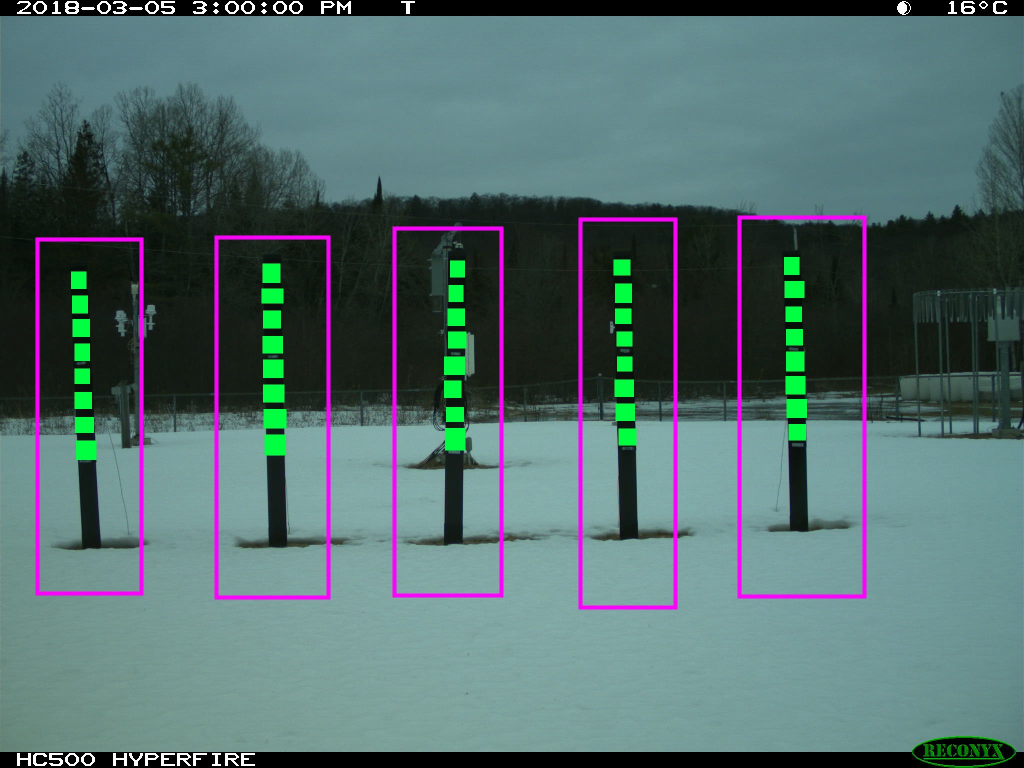
#> input picture IMG_0001.JPG, 2048 x 1536 px (shown at 1/2 size); its folder holds only this picture in this run
$ python preview_HSV.py
#> lines starting #> are read from the running program, lines starting #| are printed output that depends on the picture; after the words box and inside, x2 and y2 are one past the last pixel; in counts of white or black regions, pixels touching at a corner belong together
# import necessary modules
import cv2
import numpy as np
from matplotlib import pyplot as plt
import Tkinter as tk
import tkFileDialog

def nothing(x):
	pass

# select image file
root = tk.Tk()
root.withdraw()
filename = tkFileDialog.askopenfilename(initialdir = "/",title = "Select image",filetypes = (("jpeg files","*.jpg"),("all files","*.*")))
#> the answer given: IMG_0001.JPG

# open slider window
cv2.namedWindow("HSV Sliders")
cv2.resizeWindow("HSV Sliders", 500, 350)

# open comparison window
cv2.namedWindow("Comparison", cv2.WINDOW_NORMAL)

# create trackbars
cv2.createTrackbar("Hue 1", "HSV Sliders", 0, 180, nothing)
cv2.createTrackbar("Sat 1", "HSV Sliders", 0, 255, nothing)
cv2.createTrackbar("Val 1", "HSV Sliders", 0, 255, nothing)
cv2.createTrackbar("Hue 2", "HSV Sliders", 0, 180, nothing)
cv2.createTrackbar("Sat 2", "HSV Sliders", 0, 255, nothing)
cv2.createTrackbar("Val 2", "HSV Sliders", 0, 255, nothing)

# open image
img = cv2.imread(filename)
#> img is the input picture: shape (1536, 2048, 3); mean B, G, R 108.6, 108.2, 83.7

# resize image to 1/4 of original size
img = cv2.resize(img, (0,0), None, 0.25, 0.25)
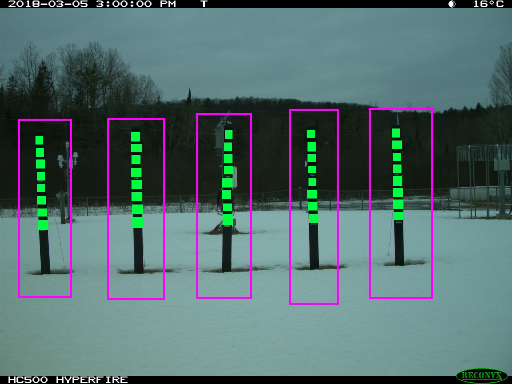
#> img: shape (384, 512, 3); mean B, G, R 108.7, 108.3, 83.8

# repeat until user exits
while(1):
	# get tracker positions
	h1 = cv2.getTrackbarPos("Hue 1", "HSV Sliders")
	h2 = cv2.getTrackbarPos("Hue 2", "HSV Sliders")
	s1 = cv2.getTrackbarPos("Sat 1", "HSV Sliders")
	s2 = cv2.getTrackbarPos("Sat 2", "HSV Sliders")
	v1 = cv2.getTrackbarPos("Val 1", "HSV Sliders")
	v2 = cv2.getTrackbarPos("Val 2", "HSV Sliders")

	# convert image to HSV
	hsv = cv2.cvtColor(img, cv2.COLOR_BGR2HSV)
#> hsv: shape (384, 512, 3); mean H, S, V 81, 77, 115.4

	# apply HSV mask
	mask = cv2.inRange(hsv, np.array([h1, s1, v1]), np.array([h2, s2, v2]))
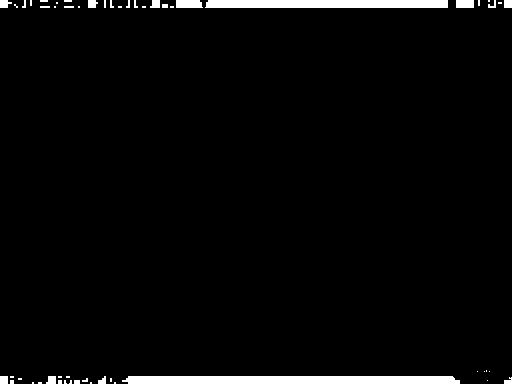
#> mask: shape (384, 512); 3% white; 54 white regions (33 under 20 px), largest, box (x1, y1, x2, y2) and area: (122, 376, 460, 384) 2649, (205, 0, 448, 8) 1933, (176, 0, 203, 8) 205
	mask = cv2.cvtColor(mask, cv2.COLOR_GRAY2BGR)

	# create horizontal stack
	numpy_horizontal = np.hstack((img, mask))
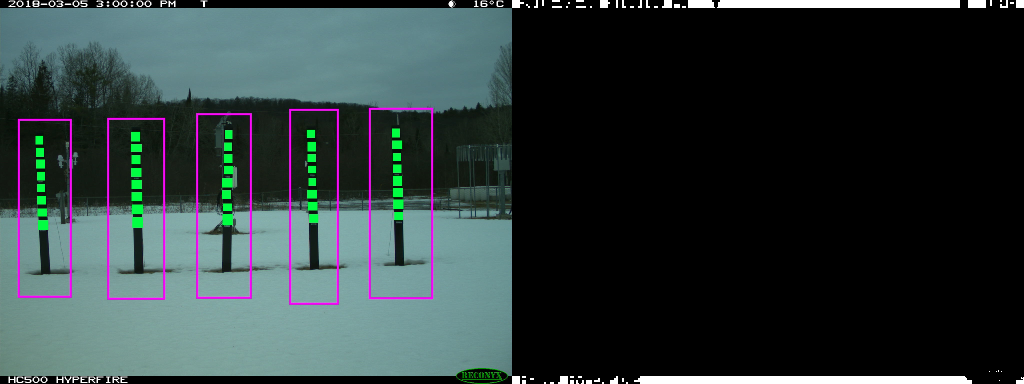
#> numpy_horizontal: shape (384, 1024, 3); mean B, G, R 58.2, 58, 45.7

	# display image to user
	cv2.imshow("Comparison", numpy_horizontal)

	# exit when user presses esc
	k = cv2.waitKey(1) & 0xFF
#> (key Esc is pressed here)
	if k == ord('m'):
		mode = not mode
	elif k == 27:
		break

# close all windows on exit
cv2.destroyAllWindows()

$ run again, on IMG_Template.JPG
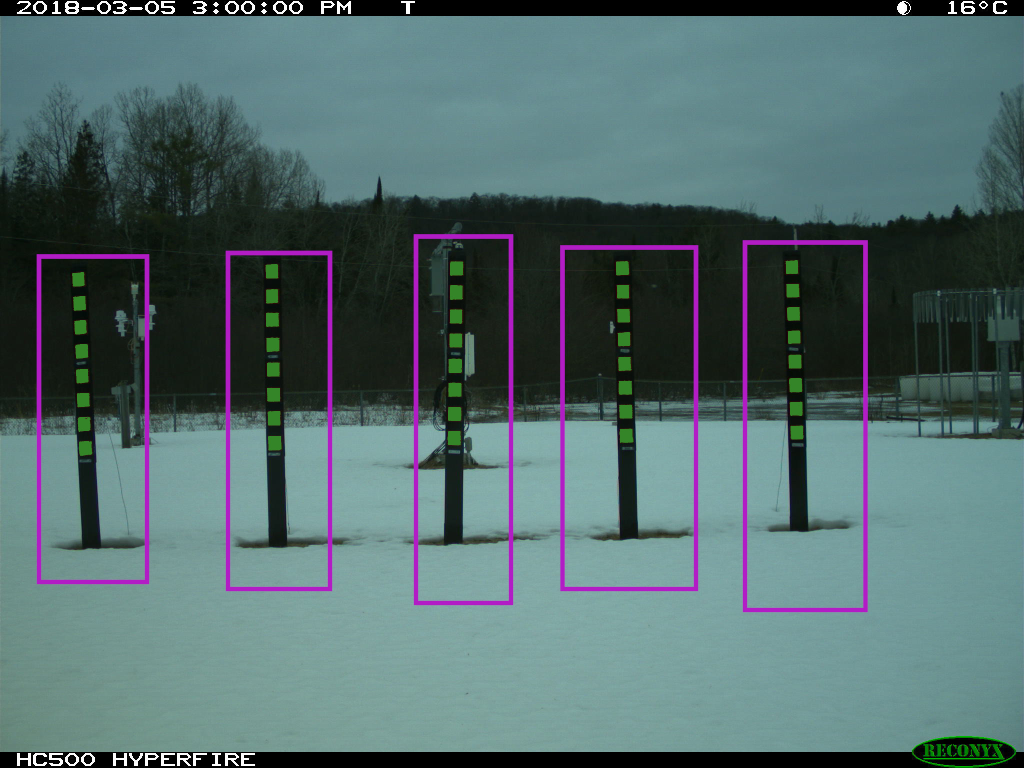
#> input picture IMG_Template.JPG, 2048 x 1536 px (shown at 1/2 size)
#> img is the input picture: shape (1536, 2048, 3); mean B, G, R 106.9, 106, 82.6
#> `img = cv2.resize(img, (0,0), None, 0.25, 0.25)`:
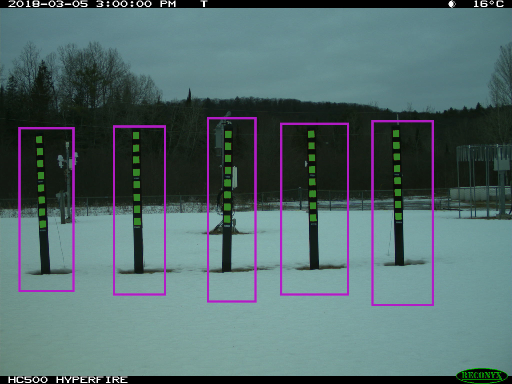
#> img: shape (384, 512, 3); mean B, G, R 107.1, 106.1, 82.8
#> hsv: shape (384, 512, 3); mean H, S, V 80.3, 74, 111.6
#> `numpy_horizontal = np.hstack((img, mask))`:
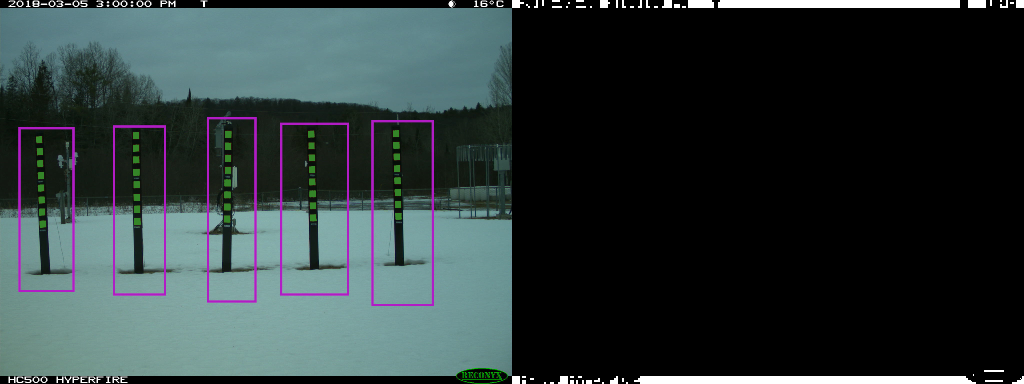
#> numpy_horizontal: shape (384, 1024, 3); mean B, G, R 57.4, 56.9, 45.3

$ run again, on MFDC3594.JPG
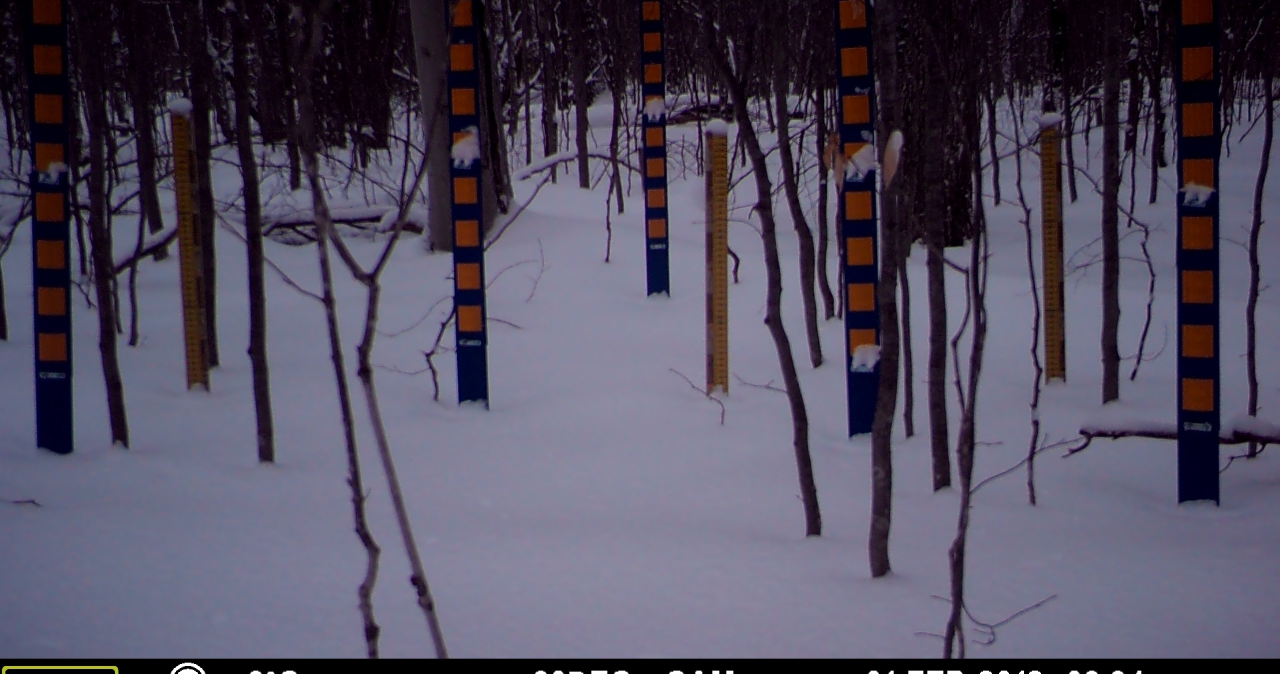
#> input picture MFDC3594.JPG, 3840 x 2020 px (shown at 1/3 size)
#> img is the input picture: shape (2020, 3840, 3); mean B, G, R 95.6, 77.1, 82.5
#> img: shape (505, 960, 3)
#> hsv: shape (505, 960, 3); mean H, S, V 120.9, 90.1, 98.3
#> `mask = cv2.inRange(hsv, np.array([h1, s1, v1]), np.array([h2, s2, v2]))`:
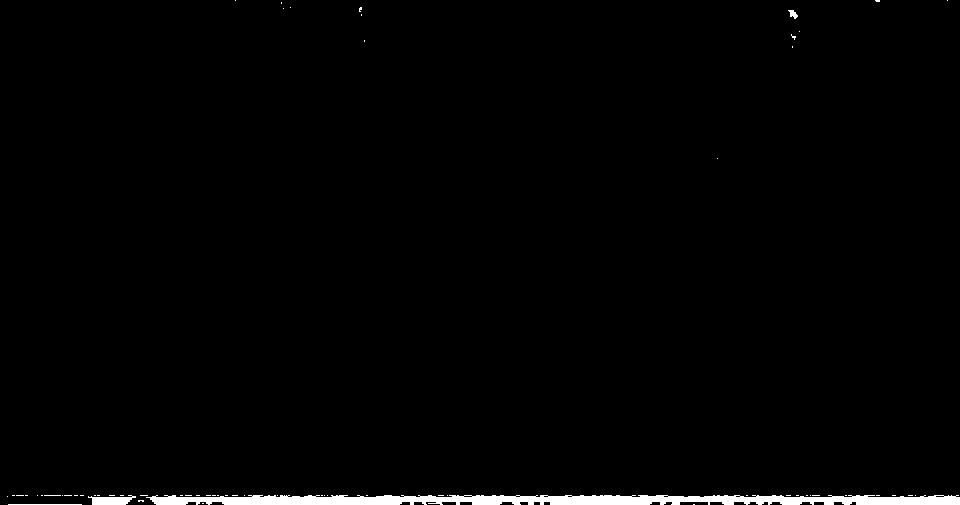
#> mask: shape (505, 960); 1.5% white; 63 white regions (59 under 20 px), largest, box (x1, y1, x2, y2) and area: (146, 495, 960, 505) 6485, (88, 495, 136, 505) 320, (8, 504, 82, 505) 74, (788, 10, 798, 19) 50
#> `numpy_horizontal = np.hstack((img, mask))`:
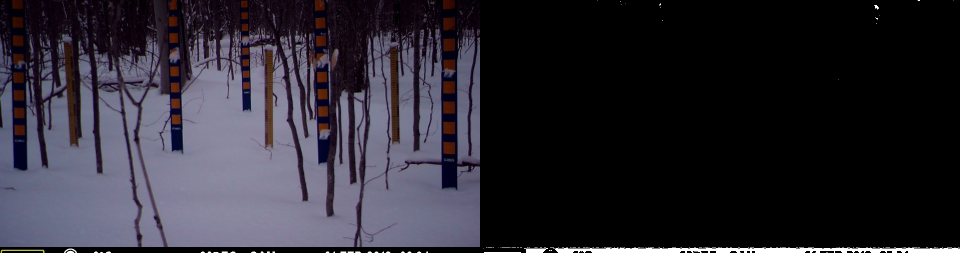
#> numpy_horizontal: shape (505, 1920, 3) (shown at 1/2 size); mean B, G, R 49.7, 40.5, 43.2
